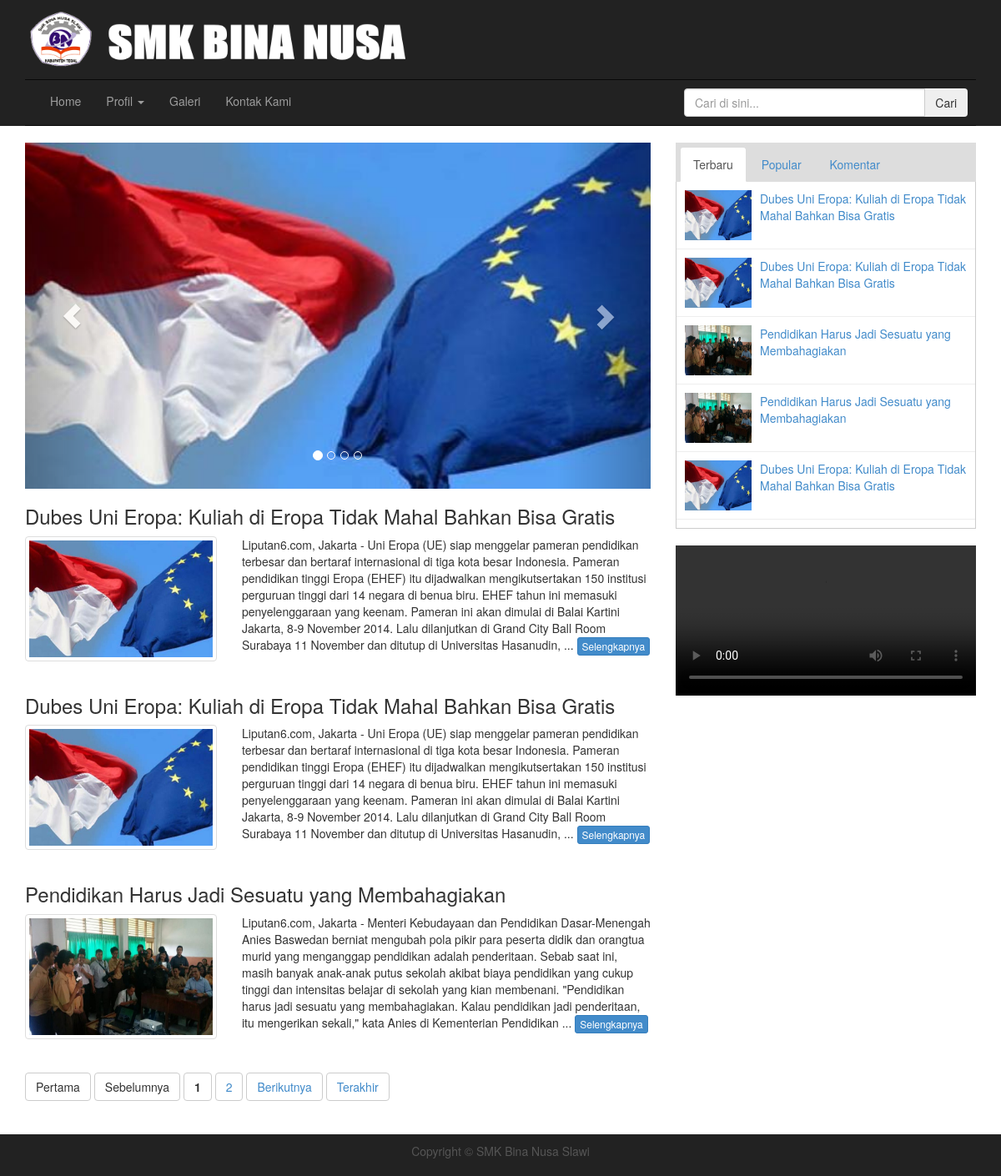
The page / on the database its author committed.
### tables this page shows
CREATE TABLE IF NOT EXISTS `menu` (
  `id_menu` int(5) NOT NULL AUTO_INCREMENT,
  `judul` varchar(50) NOT NULL,
  `link` varchar(50) NOT NULL,
  `urutan` int(3) NOT NULL,
  PRIMARY KEY (`id_menu`)
);

CREATE TABLE IF NOT EXISTS `artikel` (
  `id_artikel` int(5) NOT NULL AUTO_INCREMENT,
  `judul` varchar(100) NOT NULL,
  `isi` text NOT NULL,
  `gambar` varchar(50) NOT NULL,
  `tanggal` date NOT NULL,
  `hits` int(5) NOT NULL,
  PRIMARY KEY (`id_artikel`)
);

### menu.php (the view, shortened to what this page needs)
<div class="navbar navbar-inverse">
	<div id="navbar" class="collapse navbar-collapse">
		<ul class="nav navbar-nav">
<?php
	$menu = mysql_query("select * from menu order by urutan");
	while($data=mysql_fetch_array($menu)){
		$submenu = mysql_query("select * from submenu where id_menu='$data[id_menu]'");
		$jmlsub = mysql_num_rows($submenu);
		if($jmlsub < 1){
?>
			<li><a href="<?php echo $data['link']; ?>"> <?php echo $data['judul']; ?> </a></li>
<?php
		}else{
?>
		<li class="dropdown">
			<a href="<?php echo $data['link']; ?>" class="dropdown-toggle" data-toggle="dropdown"> <?php echo $data['judul']; ?> <span class="caret"></span></a>
		</li>
<?php
		}
	}
?>
		<form method="post" action="?tampil=pencarian" class=" search pull-right col-md-4">
			<div class="input-group">
				<input type="text" name="kata" placeholder="Cari di sini..." class="form-control">
				<span class="input-group-btn">
					<input type="submit" value="Cari" class="btn">
				</span>
			</div>
		</form>
	</div>
</div>

### index.php (shortened to what this page needs)
<html>
	<head>
		<link href="bootstrap/css/bootstrap.min.css" rel="stylesheet">
		<link rel="stylesheet" href="css/style.css">
	</head>
	<body>
		<header id="header">
			<div class="container">
				<div class="row">
					<div class="col-md-12"><img src="judul.png" width="40%"></div>
				</div>
			</div>
		</header>
		<nav id="menu">
			<div class="container">
				<div class="row">
					<div class="col-md-12"><?php include("menu.php"); ?> </div>
				</div>
			</div>
		</nav>
		<content id="content">
			<div class="container">
				<div class="row">
					<div class="col-md-8"><?php include("konten.php"); ?> </div>
					<div class="col-md-4"> <?php include("sidebar.php"); ?> </div>
				</div>
			</div>
		</content>
		<footer id="footer">
			<div class="container">
				<div class="row">
					<div class="col-md-12"> <p align="center">Copyright &copy; SMK Bina Nusa Slawi</p> </div>
				</div>
			</div>
		</footer>
	</body>
</html>

### konten.php (shortened to what this page needs)
<?php
	if( isset($_GET['tampil']) ) $tampil = $_GET['tampil'];
	else $tampil = "home";
?>
<div class='box'>
<?php
	if( $tampil == "home" )		include("konten/home.php");
	elseif( $tampil == "halaman" )			include("konten/halaman.php");
	elseif( $tampil == "galeri" )			include("konten/galeri.php");
	elseif( $tampil == "artikel_detail" )	include("konten/artikel_detail.php");
	elseif( $tampil == "kontak" )			include("konten/kontak.php");
	elseif( $tampil == "kontak_proses" )	include("konten/kontak_proses.php");
	elseif( $tampil == "pencarian" )		include("konten/pencarian.php");
	elseif( $tampil == "komentar_proses" )	include("konten/komentar_proses.php");
	else echo"Halaman tidak ditemukan";
?>
</div>

### konten/slideshow.php (shortened to what this page needs)
<div id="mycarousel" class="carousel slide">
	<ol class="carousel-indicators">
	<?php
		$artikel = mysql_query("select * from artikel order by id_artikel desc limit 4");
		$no=0;
		while($data=mysql_fetch_array($artikel)){
	?>
		<li data-target="#mycarousel" data-slide-to="<?php echo $no; ?>"
			<?php if($no == 0) echo ' class="active"'; ?>
		> </li>
	<?php
			$no++;
		}
	?>
	</ol>
	<div class="carousel-inner">
	<?php
		$artikel = mysql_query("select * from artikel order by id_artikel desc limit 4");
		$no=0;
		while($data=mysql_fetch_array($artikel)){
	?>
		<div class="item
		<?php if($no == 0) echo ' active'; ?>
		">
			<img src="gambar/artikel/<?php echo $data['gambar']; ?>" width="100%">
		</div>
	<?php
			$no++;
		}
	?>
	</div>
	<a class="left carousel-control" href="#mycarousel"  data-slide="prev">
		<span class="glyphicon glyphicon-chevron-left"></span>
	</a>
	<a class="right carousel-control" href="#mycarousel" data-slide="next">
		<span class="glyphicon glyphicon-chevron-right"></span>
	</a>
</div>

### konten/home.php (shortened to what this page needs)
<?php
	include "konten/slideshow.php";
	$hal 	= isset($_GET['hal']) ? $_GET['hal'] : 1;
	$batas	= 3;
	$posisi = ($hal-1) * $batas ;
	$artikel = mysql_query("select * from artikel order by id_artikel desc limit $posisi, $batas");
	while($data=mysql_fetch_array($artikel)){
		$isi = substr($data['isi'],0,500);
		$isi = substr($data['isi'],0,strrpos($isi," "));
?>
	<div class="artikel">
		<h3 class="judul"><?php echo $data['judul']; ?></h3>
		<div class="row">
			<div class="col-md-4">
			<?php if($data['gambar']!="") ?> <img src="gambar/artikel/<?php echo $data['gambar']; ?>" class="thumbnail" width="100%" height="150px">
			</div>
			<div class="col-md-8">
				<?php echo $isi; ?> ...
				<a href="?tampil=artikel_detail&id=<?php echo $data['id_artikel']; ?>" class="btn btn-primary btn-xs">Selengkapnya</a>
			</div>
		</div>
	</div>
<?php
	}
	$semua = mysql_query("select * from artikel");
	$jmldata = mysql_num_rows($semua);
	$jmlhal	 = ceil($jmldata/$batas);
	$sebelumnya = $hal - 1;
	$berikutnya = $hal + 1;
	echo "<br><div class='paging'>";
	if($hal > 1){
		echo "<span class='btn btn-default'><a  href='?tampil=home&hal=1'> Pertama</a></span> ";
		echo "<span class='btn btn-default'><a href='?tampil=home&hal=$sebelumnya'> Sebelumnya</a></span> ";
	}else{
		echo "<span class='btn btn-default'> Pertama</span> ";
		echo "<span class='btn btn-default'> Sebelumnya</span> ";
	}
	for($i=1; $i<=$jmlhal; $i++){
		if($i == $hal) echo "<span class='btn btn-default'> <b>$i</b> </span> ";
		else echo "<span class='btn btn-default'><a href='?tampil=home&hal=$i'> $i </a></span> ";
	}
	if($hal < $jmlhal){
		echo "<span class='btn btn-default'><a href='?tampil=home&hal=$berikutnya'> Berikutnya </a></span> ";
		echo "<span class='btn btn-default'><a href='?tampil=home&hal=$jmlhal'> Terakhir </a></span> ";
	}else{
		echo "<span class='btn btn-default'> Berikutnya </span> ";
		echo "<span class='btn btn-default'> Terakhir </span> ";
	}
	echo "</div><br>";
?>

### sidebar.php (shortened to what this page needs)
<ul class="nav nav-tabs">
	<li class="active"><a href="#konten1" data-toggle="tab">Terbaru</a></li>
	<li><a href="#konten2" data-toggle="tab">Popular</a></li>
	<li><a href="#konten3" data-toggle="tab">Komentar</a></li>
</ul>
<div class="tab-content">
	<div class="tab-pane fade in active" id="konten1">
		<ul>
			<?php
				$artikel = mysql_query("select * from artikel order by id_artikel desc limit 5");
				while($data=mysql_fetch_array($artikel)){
					echo "<li><img src='gambar/artikel/$data[gambar]'><a href='?tampil=artikel_detail&id=$data[id_artikel]'>$data[judul]</a></li>";
				}
			?>
		</ul>
	</div>
</div>
<video src="media/sablon.mp4" width="100%" controls></video>

### css/style.css (style rules this page uses)
#header { padding: 10px 0; background: #222; }
#menu { background: #222; margin-bottom: 20px; }
#menu .navbar { margin-bottom: 0; border-right: none; border-left: none; border-radius: 0; -moz-border-radius: 0; -webkit-border-radius: 0; }
#menu .search { margin: 10px -20px 10px 0; }
.nav-tabs { background: #ddd; padding-top: 5px; padding-left: 5px; }
.tab-content { border: 1px solid #ccc; border-top: none; margin-bottom: 20px; }
.tab-content ul { padding: 0; }
.tab-content li { list-style: none; border-bottom: 1px solid #eee; padding: 10px; overflow: hidden; }
.tab-content img { width: 80px; height: 60px; float: left; margin-right: 10px; }
#footer { background: #222; padding: 10px; margin-top: 20px; color: #555; }

### rows shown on the page
menu: judul "Home"
menu: judul "Profil"
menu: judul "Galeri"
menu: judul "Kontak Kami"
artikel: gambar (picture), judul "Dubes Uni Eropa: Kuliah di Eropa Tidak Mahal Bahkan Bisa Gratis", isi "Liputan6.com, Jakarta - Uni Eropa (UE) siap menggelar pameran pendidikan terbesar dan bertaraf internasional di tiga kota besar Indonesia. Pameran pendidikan tinggi Eropa (EHEF) itu dijadwalkan mengikutsertakan 150 institusi perguruan tinggi dari 14 negara di benua biru. EHEF tahun ini memasuki penyelenggaraan yang keenam. Pameran ini akan dimulai di Balai Kartini Jakarta, 8-9 November 2014. Lalu dilanjutkan di Grand City Ball Room Surabaya 11 November dan ditutup di Universitas Hasanudin,"
artikel: judul "Dubes Uni Eropa: Kuliah di Eropa Tidak Mahal Bahkan Bisa Gratis", gambar (picture), isi "Liputan6.com, Jakarta - Uni Eropa (UE) siap menggelar pameran pendidikan terbesar dan bertaraf internasional di tiga kota besar Indonesia. Pameran pendidikan tinggi Eropa (EHEF) itu dijadwalkan mengikutsertakan 150 institusi perguruan tinggi dari 14 negara di benua biru. EHEF tahun ini memasuki penyelenggaraan yang keenam. Pameran ini akan dimulai di Balai Kartini Jakarta, 8-9 November 2014. Lalu dilanjutkan di Grand City Ball Room Surabaya 11 November dan ditutup di Universitas Hasanudin,"
artikel: judul "Pendidikan Harus Jadi Sesuatu yang Membahagiakan", gambar (picture), isi "Liputan6.com, Jakarta - Menteri Kebudayaan dan Pendidikan Dasar-Menengah Anies Baswedan berniat mengubah pola pikir para peserta didik dan orangtua murid yang menganggap pendidikan adalah penderitaan. Sebab saat ini, masih banyak anak-anak putus sekolah akibat biaya pendidikan yang cukup tinggi dan intensitas belajar di sekolah yang kian membenani. \"Pendidikan harus jadi sesuatu yang membahagiakan. Kalau pendidikan jadi penderitaan, itu mengerikan sekali,\" kata Anies di Kementerian Pendidikan"
artikel: gambar (picture), judul "Pendidikan Harus Jadi Sesuatu yang Membahagiakan"
artikel: gambar (picture), judul "Dubes Uni Eropa: Kuliah di Eropa Tidak Mahal Bahkan Bisa Gratis"
